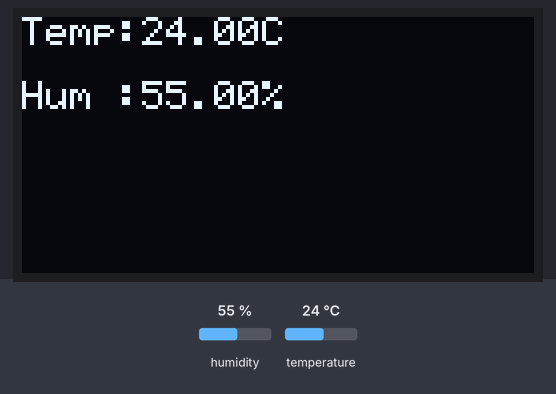
Simulated run of this program. Board: ATmega328P, built with avr-gcc and emulated at 16 MHz. On the bench: 128×64 one-colour display. Wiring (inferred from the names in the program): SSD1306 OLED at I2C address 0x3C; HTU21/Si7021 sensor at I2C address 0x40. The inputs (shaded band) are chosen by the test bench; at power-on: humidity 55 %, temperature 24 °C.

Above: at 2.3 s.
2.4 s: humidity set to 22 %
At 3.8 s:
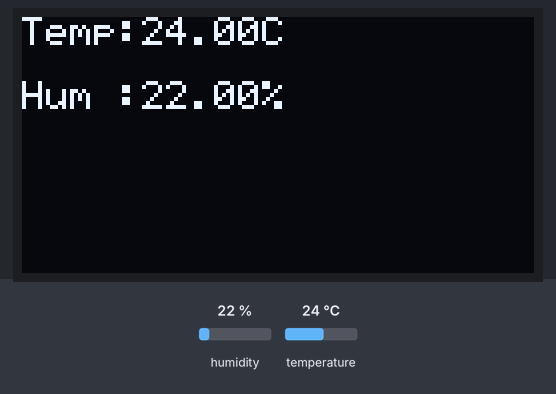
4.3 s: temperature set to 12 °C
At 6.1 s:
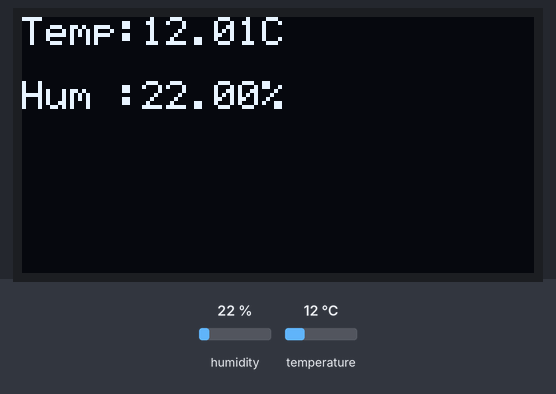
6.7 s: humidity set to 40 %
At 8.4 s:
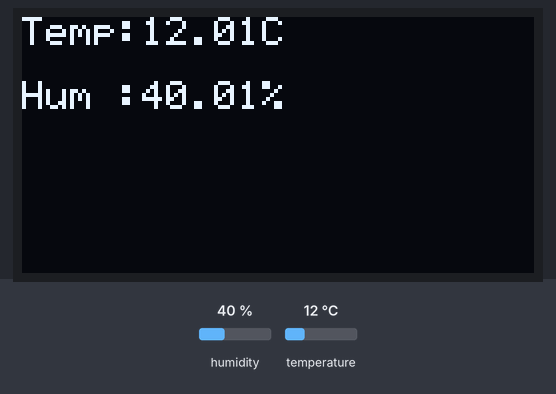
9.1 s: temperature set to 19 °C
At 10.6 s:
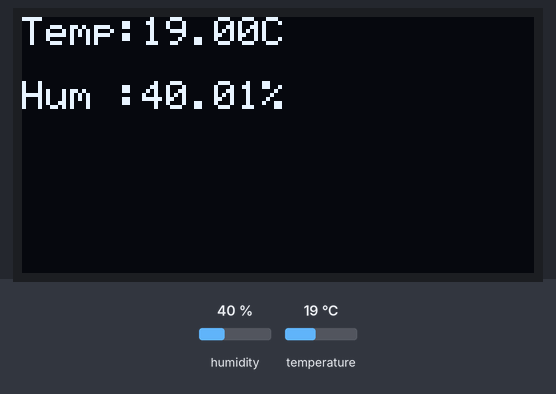
Timing chart, 0 to 12.1 s (numbered marks = the images above; inputs shaded):
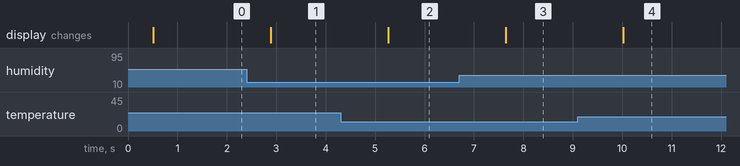

The program:

main.c
```c
/**
 * @file main.c
 * @brief Real-Time Temperature and Humidity Monitoring System
 *
 * This program reads temperature and humidity data from an SHT21 sensor
 * and displays it on an SSD1306 OLED display using an ATmega328p microcontroller.
 *
 * Hardware Connections:
 * - SHT21 sensor: I2C (SDA=PC4, SCL=PC5)
 * - OLED display: I2C (SDA=PC4, SCL=PC5)
 *
 * @author Real-Time Temperature-Humidity-Monitoring-System
 * @date 2024
 */

#define F_CPU 16000000UL  // CPU frequency: 16 MHz

#include <avr/io.h>
#include <util/delay.h>
#include <stdlib.h>
#include <stdint.h>
#include <math.h>

// I2C device addresses (7-bit addressing)
#define SHT21_ADDRESS 0x40  // SHT21 temperature/humidity sensor address
#define OLED_ADDRESS 0x3C   // SSD1306 OLED display address

// SHT21 sensor measurement commands
#define CMD_MEASURE_TEMP  0xE3   // Trigger temperature measurement (hold master)
#define CMD_MEASURE_HUMID 0xE5   // Trigger humidity measurement (hold master)

// ==================== I2C Communication Routines ====================

/**
 * @brief Initialize I2C (TWI) hardware interface
 *
 * Configures the ATmega328p TWI module for I2C communication at ~100kHz.
 * Sets prescaler to 1 and calculates bit rate register value.
 */
void i2c_init(void) {
    TWSR = 0x00;        // Set prescaler to 1 (bits TWPS1:TWPS0 = 00)
    TWBR = ((F_CPU / 100000UL) - 16) / 2;  // Set SCL frequency to ~100kHz
    TWCR = (1 << TWEN); // Enable TWI module
}

/**
 * @brief Send I2C START condition and address byte
 *
 * @param addr Device address byte (includes R/W bit)
 *
 * Generates a START condition on the bus, then transmits the address byte
 * to select a specific I2C device. Waits for acknowledgment.
 */
void i2c_start(uint8_t addr) {
    TWCR = (1<<TWINT)|(1<<TWSTA)|(1<<TWEN);  // Send START condition
    while (!(TWCR & (1<<TWINT)));            // Wait for START to complete
    TWDR = addr;                              // Load address into data register
    TWCR = (1<<TWINT)|(1<<TWEN);             // Transmit address
    while (!(TWCR & (1<<TWINT)));            // Wait for transmission complete
}

/**
 * @brief Write a data byte to I2C bus
 *
 * @param data Byte to transmit
 *
 * Transmits a single byte over I2C and waits for acknowledgment.
 */
void i2c_write(uint8_t data) {
    TWDR = data;                      // Load data into data register
    TWCR = (1<<TWINT)|(1<<TWEN);     // Start transmission
    while (!(TWCR & (1<<TWINT)));    // Wait for transmission complete
}

/**
 * @brief Read a byte from I2C bus with ACK
 *
 * @return Received data byte
 *
 * Reads one byte from the I2C bus and sends an ACK to indicate
 * more data is expected. Used for multi-byte reads.
 */
uint8_t i2c_read_ack(void) {
    TWCR = (1<<TWINT)|(1<<TWEN)|(1<<TWEA);  // Enable ACK and start reception
    while (!(TWCR & (1<<TWINT)));           // Wait for reception complete
    return TWDR;                             // Return received data
}

/**
 * @brief Read a byte from I2C bus with NACK
 *
 * @return Received data byte
 *
 * Reads one byte from the I2C bus and sends a NACK to indicate
 * this is the last byte to read. Used to terminate multi-byte reads.
 */
uint8_t i2c_read_nack(void) {
    TWCR = (1<<TWINT)|(1<<TWEN);     // Start reception without ACK
    while (!(TWCR & (1<<TWINT)));    // Wait for reception complete
    return TWDR;                      // Return received data
}

/**
 * @brief Send I2C STOP condition
 *
 * Generates a STOP condition on the I2C bus, releasing it for other devices.
 * Includes a small delay to ensure STOP condition is properly generated.
 */
void i2c_stop(void) {
    TWCR = (1<<TWINT)|(1<<TWEN)|(1<<TWSTO);  // Send STOP condition
    _delay_us(10);                            // Wait for STOP to complete
}

// ==================== SHT21 Sensor Functions ====================

/**
 * @brief Read raw sensor value from SHT21
 *
 * @param cmd Measurement command (CMD_MEASURE_TEMP or CMD_MEASURE_HUMID)
 * @return Raw 16-bit sensor reading
 *
 * Sends a measurement command to the SHT21 sensor, waits for conversion,
 * then reads back the 16-bit result. The lower 2 bits are status bits and
 * are masked out.
 */
static uint16_t sht21_read_raw(uint8_t cmd) {
    uint16_t raw;
    i2c_start(SHT21_ADDRESS<<1);         // Start with write address
    i2c_write(cmd);                       // Send measurement command
    _delay_ms(85);                        // Wait for measurement (max 85ms)
    i2c_start((SHT21_ADDRESS<<1)|1);     // Restart with read address
    raw = (i2c_read_ack()<<8);           // Read MSB
    raw |= (i2c_read_nack() & 0xFC);     // Read LSB and mask status bits
    i2c_stop();                           // Release bus
    return raw;
}

/**
 * @brief Read temperature from SHT21 sensor
 *
 * @return Temperature in degrees Celsius
 *
 * Triggers a temperature measurement and converts the raw value to
 * degrees Celsius using the SHT21 conversion formula:
 * T = -46.85 + 175.72 * (raw / 65536)
 */
float sht21_read_temperature(void) {
    uint16_t r = sht21_read_raw(CMD_MEASURE_TEMP);
    return -46.85f + (175.72f * r / 65536.0f);
}

/**
 * @brief Read relative humidity from SHT21 sensor
 *
 * @return Relative humidity in percent (%)
 *
 * Triggers a humidity measurement and converts the raw value to
 * relative humidity percentage using the SHT21 conversion formula:
 * RH = -6.0 + 125.0 * (raw / 65536)
 */
float sht21_read_humidity(void) {
    uint16_t r = sht21_read_raw(CMD_MEASURE_HUMID);
    return -6.0f + (125.0f * r / 65536.0f);
}

// ==================== SSD1306 OLED Display Functions ====================

/**
 * @brief Send a command byte to the OLED display
 *
 * @param cmd Command byte to send
 *
 * Sends a command to the SSD1306 OLED controller. Commands control
 * display settings like power, addressing mode, contrast, etc.
 */
void oled_command(uint8_t cmd) {
    i2c_start(OLED_ADDRESS<<1);  // Start with OLED write address
    i2c_write(0x00);              // Control byte: Co=0, D/C=0 (command)
    i2c_write(cmd);               // Send command byte
    i2c_stop();                   // Release bus
}

/**
 * @brief Send a data byte to the OLED display
 *
 * @param dat Data byte to send
 *
 * Sends data to the SSD1306 OLED GDDRAM (Graphics Display Data RAM).
 * Data bytes represent pixel patterns to be displayed.
 */
void oled_data(uint8_t dat) {
    i2c_start(OLED_ADDRESS<<1);  // Start with OLED write address
    i2c_write(0x40);              // Control byte: Co=0, D/C=1 (data)
    i2c_write(dat);               // Send data byte
    i2c_stop();                   // Release bus
}

/**
 * @brief Initialize the SSD1306 OLED display
 *
 * Sends a sequence of initialization commands to configure the OLED display:
 * - Display off during init
 * - Set addressing mode to horizontal
 * - Configure display orientation and mapping
 * - Set contrast, multiplexing, and timing parameters
 * - Enable charge pump for 3.3V operation
 * - Turn display on
 */
void oled_init(void) {
    const uint8_t init_cmds[] = {
        0xAE,        // Display OFF
        0x20, 0x00,  // Addressing mode: Horizontal
        0xB0,        // Page start address
        0xC8,        // COM scan direction: remapped
        0x00, 0x10,  // Column start address
        0x40,        // Display start line
        0x81, 0x7F,  // Contrast control
        0xA1,        // Segment re-map: column 127 mapped to SEG0
        0xA6,        // Normal display (not inverted)
        0xA8, 0x3F,  // Multiplex ratio: 64
        0xA4,        // Display follows RAM content
        0xD3, 0x00,  // Display offset: 0
        0xD5, 0x80,  // Clock divide ratio/oscillator frequency
        0xD9, 0xF1,  // Pre-charge period
        0xDA, 0x12,  // COM pins hardware configuration
        0xDB, 0x40,  // VCOMH deselect level
        0x8D, 0x14,  // Enable charge pump
        0xAF         // Display ON
    };
    for (uint8_t i = 0; i < sizeof(init_cmds); i++)
        oled_command(init_cmds[i]);
}

/**
 * @brief Set the cursor position on the OLED display
 *
 * @param page Vertical page number (0-7, each page is 8 pixels tall)
 * @param col Horizontal column number (0-127)
 *
 * Sets the GDDRAM address pointer to the specified page and column.
 * Subsequent data writes will start at this position.
 */
void oled_set_cursor(uint8_t page, uint8_t col) {
    oled_command(0xB0 | page);           // Set page address
    oled_command(0x00 | (col & 0x0F));   // Set lower column address
    oled_command(0x10 | (col >> 4));     // Set upper column address
}

/**
 * @brief Clear the entire OLED display
 *
 * Fills all 8 pages (64 rows) and 128 columns with zeros,
 * effectively clearing the screen to black.
 */
void oled_clear(void) {
    for (uint8_t p = 0; p < 8; p++) {        // For each page (8 pages total)
        oled_set_cursor(p,0);                 // Move to start of page
        for (uint8_t c = 0; c < 128; c++)    // For each column
            oled_data(0x00);                  // Write black (all pixels off)
    }
}

// ==================== Font Data ====================

/**
 * @brief 5x7 pixel font for ASCII characters 32-127
 *
 * Each character is 5 bytes wide, each byte represents a vertical column
 * of 8 pixels (7 used, top bit unused). Characters are indexed by
 * (ASCII code - 32).
 */
static const uint8_t font5x7[][5] = {
    {0x00, 0x00, 0x00, 0x00, 0x00}, // 32: Space
    {0x00, 0x00, 0x5F, 0x00, 0x00}, // 33: !
    {0x00, 0x07, 0x00, 0x07, 0x00}, // 34: "
    {0x14, 0x7F, 0x14, 0x7F, 0x14}, // 35: #
    {0x24, 0x2A, 0x7F, 0x2A, 0x12}, // 36: $
    {0x23, 0x13, 0x08, 0x64, 0x62}, // 37: %
    {0x36, 0x49, 0x55, 0x22, 0x50}, // 38: &
    {0x00, 0x05, 0x03, 0x00, 0x00}, // 39: '
    {0x00, 0x1C, 0x22, 0x41, 0x00}, // 40: (
    {0x00, 0x41, 0x22, 0x1C, 0x00}, // 41: )
    {0x14, 0x08, 0x3E, 0x08, 0x14}, // 42: *
    {0x08, 0x08, 0x3E, 0x08, 0x08}, // 43: +
    {0x00, 0x50, 0x30, 0x00, 0x00}, // 44: ,
    {0x08, 0x08, 0x08, 0x08, 0x08}, // 45: -
    {0x00, 0x60, 0x60, 0x00, 0x00}, // 46: .
    {0x20, 0x10, 0x08, 0x04, 0x02}, // 47: /
    {0x3E, 0x51, 0x49, 0x45, 0x3E}, // 48: 0
    {0x00, 0x42, 0x7F, 0x40, 0x00}, // 49: 1
    {0x42, 0x61, 0x51, 0x49, 0x46}, // 50: 2
    {0x21, 0x41, 0x45, 0x4B, 0x31}, // 51: 3
    {0x18, 0x14, 0x12, 0x7F, 0x10}, // 52: 4
    {0x27, 0x45, 0x45, 0x45, 0x39}, // 53: 5
    {0x3C, 0x4A, 0x49, 0x49, 0x30}, // 54: 6
    {0x01, 0x71, 0x09, 0x05, 0x03}, // 55: 7
    {0x36, 0x49, 0x49, 0x49, 0x36}, // 56: 8
    {0x06, 0x49, 0x49, 0x29, 0x1E}, // 57: 9
    {0x00, 0x36, 0x36, 0x00, 0x00}, // 58: :
    {0x00, 0x56, 0x36, 0x00, 0x00}, // 59: ;
    {0x08, 0x14, 0x22, 0x41, 0x00}, // 60: <
    {0x14, 0x14, 0x14, 0x14, 0x14}, // 61: =
    {0x00, 0x41, 0x22, 0x14, 0x08}, // 62: >
    {0x02, 0x01, 0x51, 0x09, 0x06}, // 63: ?
    {0x32, 0x49, 0x79, 0x41, 0x3E}, // 64: @
    {0x7E, 0x11, 0x11, 0x11, 0x7E}, // 65: A
    {0x7F, 0x49, 0x49, 0x49, 0x36}, // 66: B
    {0x3E, 0x41, 0x41, 0x41, 0x22}, // 67: C
    {0x7F, 0x41, 0x41, 0x22, 0x1C}, // 68: D
    {0x7F, 0x49, 0x49, 0x49, 0x41}, // 69: E
    {0x7F, 0x09, 0x09, 0x09, 0x01}, // 70: F
    {0x3E, 0x41, 0x49, 0x49, 0x7A}, // 71: G
    {0x7F, 0x08, 0x08, 0x08, 0x7F}, // 72: H
    {0x00, 0x41, 0x7F, 0x41, 0x00}, // 73: I
    {0x20, 0x40, 0x41, 0x3F, 0x01}, // 74: J
    {0x7F, 0x08, 0x14, 0x22, 0x41}, // 75: K
    {0x7F, 0x40, 0x40, 0x40, 0x40}, // 76: L
    {0x7F, 0x02, 0x0C, 0x02, 0x7F}, // 77: M
    {0x7F, 0x04, 0x08, 0x10, 0x7F}, // 78: N
    {0x3E, 0x41, 0x41, 0x41, 0x3E}, // 79: O
    {0x7F, 0x09, 0x09, 0x09, 0x06}, // 80: P
    {0x3E, 0x41, 0x51, 0x21, 0x5E}, // 81: Q
    {0x7F, 0x09, 0x19, 0x29, 0x46}, // 82: R
    {0x46, 0x49, 0x49, 0x49, 0x31}, // 83: S
    {0x01, 0x01, 0x7F, 0x01, 0x01}, // 84: T
    {0x3F, 0x40, 0x40, 0x40, 0x3F}, // 85: U
    {0x1F, 0x20, 0x40, 0x20, 0x1F}, // 86: V
    {0x3F, 0x40, 0x38, 0x40, 0x3F}, // 87: W
    {0x63, 0x14, 0x08, 0x14, 0x63}, // 88: X
    {0x07, 0x08, 0x70, 0x08, 0x07}, // 89: Y
    {0x61, 0x51, 0x49, 0x45, 0x43}, // 90: Z
    {0x00, 0x7F, 0x41, 0x41, 0x00}, // 91: [
    {0x02, 0x04, 0x08, 0x10, 0x20}, // 92: Backslash
    {0x00, 0x41, 0x41, 0x7F, 0x00}, // 93: ]
    {0x04, 0x02, 0x01, 0x02, 0x04}, // 94: ^
    {0x40, 0x40, 0x40, 0x40, 0x40}, // 95: _
    {0x00, 0x01, 0x02, 0x04, 0x00}, // 96: `
    {0x20, 0x54, 0x54, 0x54, 0x78}, // 97: a
    {0x7F, 0x48, 0x44, 0x44, 0x38}, // 98: b
    {0x38, 0x44, 0x44, 0x44, 0x20}, // 99: c
    {0x38, 0x44, 0x44, 0x48, 0x7F}, // 100: d
    {0x38, 0x54, 0x54, 0x54, 0x18}, // 101: e
    {0x08, 0x7E, 0x09, 0x01, 0x02}, // 102: f
    {0x0C, 0x52, 0x52, 0x52, 0x3E}, // 103: g
    {0x7F, 0x08, 0x04, 0x04, 0x78}, // 104: h
    {0x00, 0x44, 0x7D, 0x40, 0x00}, // 105: i
    {0x20, 0x40, 0x44, 0x3D, 0x00}, // 106: j
    {0x7F, 0x10, 0x28, 0x44, 0x00}, // 107: k
    {0x00, 0x41, 0x7F, 0x40, 0x00}, // 108: l
    {0x7C, 0x04, 0x18, 0x04, 0x78}, // 109: m
    {0x7C, 0x08, 0x04, 0x04, 0x78}, // 110: n
    {0x38, 0x44, 0x44, 0x44, 0x38}, // 111: o
    {0x7C, 0x14, 0x14, 0x14, 0x08}, // 112: p
    {0x08, 0x14, 0x14, 0x18, 0x7C}, // 113: q
    {0x7C, 0x08, 0x04, 0x04, 0x08}, // 114: r
    {0x48, 0x54, 0x54, 0x54, 0x20}, // 115: s
    {0x04, 0x3F, 0x44, 0x40, 0x20}, // 116: t
    {0x3C, 0x40, 0x40, 0x20, 0x7C}, // 117: u
    {0x1C, 0x20, 0x40, 0x20, 0x1C}, // 118: v
    {0x3C, 0x40, 0x30, 0x40, 0x3C}, // 119: w
    {0x44, 0x28, 0x10, 0x28, 0x44}, // 120: x
    {0x0C, 0x50, 0x50, 0x50, 0x3C}, // 121: y
    {0x44, 0x64, 0x54, 0x4C, 0x44}, // 122: z
    {0x00, 0x08, 0x36, 0x41, 0x00}, // 123: {
    {0x00, 0x00, 0x7F, 0x00, 0x00}, // 124: |
    {0x00, 0x41, 0x36, 0x08, 0x00}, // 125: }
    {0x10, 0x08, 0x08, 0x10, 0x08}, // 126: ~
};

// ==================== Text Rendering Functions ====================

/**
 * @brief Display a single character on the OLED
 *
 * @param ch Character to display (ASCII 32-127)
 *
 * Renders a single character at the current cursor position using the
 * 5x7 font. Invalid characters are replaced with '?'.
 * Adds 1 pixel spacing after each character.
 */
void oled_print_char(char ch) {
    if (ch < 32 || ch > 127) ch = '?';       // Replace invalid chars
    const uint8_t *bm = font5x7[ch - 32];    // Get character bitmap
    i2c_start(OLED_ADDRESS<<1);               // Start I2C transaction
    i2c_write(0x40);                          // Data mode
    for (uint8_t i=0; i<5; i++) i2c_write(bm[i]);  // Write 5 columns
    i2c_write(0x00);                          // Add spacing column
    i2c_stop();                               // End I2C transaction
}

/**
 * @brief Display a string on the OLED
 *
 * @param s Null-terminated string to display
 *
 * Renders a string at the current cursor position by printing
 * each character sequentially.
 */
void oled_print_string(const char *s) {
    while (*s) oled_print_char(*s++);  // Print each character
}

/**
 * @brief Display a floating-point number on the OLED
 *
 * @param num Number to display
 *
 * Converts a float to a string with 2 decimal places (format: ##.##)
 * and displays it on the OLED. Width is 5 characters including decimal point.
 */
void oled_print_number(float num) {
    char buf[8];
    dtostrf(num,5,2,buf);      // Convert float to string (width=5, precision=2)
    oled_print_string(buf);     // Display the string
}

// ==================== Main Program ====================

/**
 * @brief Main program entry point
 *
 * Initializes the I2C bus and OLED display, then enters an infinite loop
 * that reads temperature and humidity from the SHT21 sensor every second
 * and updates the OLED display with the current values.
 *
 * Display format:
 *   Line 0: "Temp: XX.XX C"
 *   Line 2: "Hum : XX.XX %"
 *
 * @return Never returns (embedded system)
 */
int main(void) {
    // Initialize hardware peripherals
    i2c_init();         // Initialize I2C communication
    oled_init();        // Initialize OLED display
    oled_clear();       // Clear display on startup

    // Main monitoring loop
    while (1) {
        // Read sensor values
        float t = sht21_read_temperature();  // Read temperature in °C
        float h = sht21_read_humidity();     // Read humidity in %

        // Display temperature on line 0
        oled_set_cursor(0,0);
        oled_print_string("Temp:");
        oled_print_number(t);
        oled_print_char('C');

        // Display humidity on line 2
        oled_set_cursor(2,0);
        oled_print_string("Hum :");
        oled_print_number(h);
        oled_print_char('%');

        // Wait 1 second before next reading
        _delay_ms(1000);
    }
    return 0;  // Never reached
}
```

Measured:
- after the input at 2.4 s, the display: changes after 0.49 s (image 1)
- after the input at 4.3 s, the display: changes after 0.97 s (image 2)
- after the input at 6.7 s, the display: changes after 0.95 s (image 3)
- after the input at 9.1 s, the display: changes after 0.92 s (image 4)
